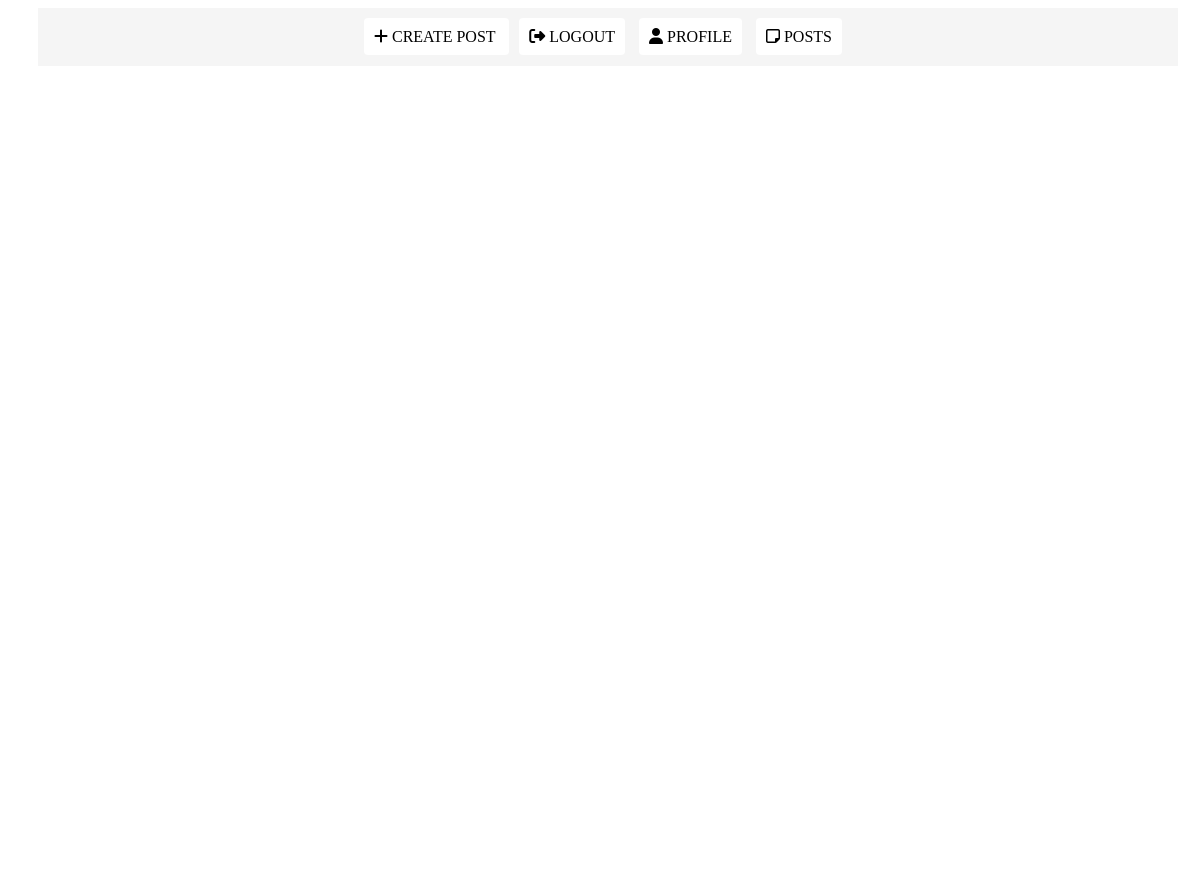
The app's page /view_posts/5, older data.
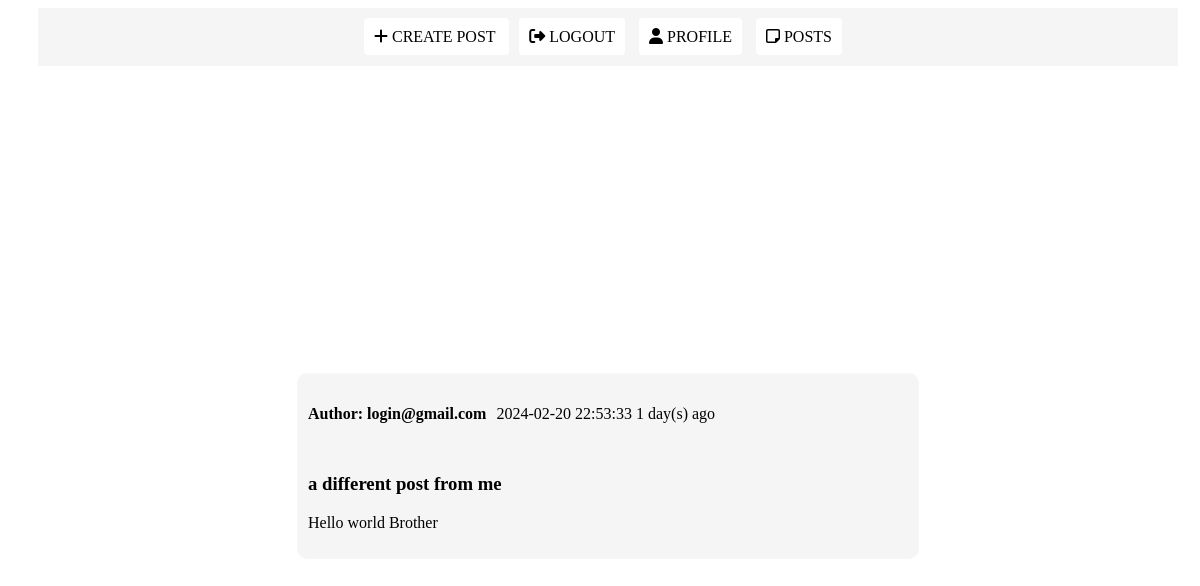
The same page, newer data.
### tables this page shows
CREATE TABLE posts (
    id INTEGER PRIMARY KEY AUTOINCREMENT,
    author TEXT NOT NULL,
    post TEXT NOT NULL,
    created_date TIMESTAMP DEFAULT CURRENT_TIMESTAMP
);

### app.py (the view)
@app.route("/view_posts/<int:post_id>")
def view_post_based_on_id(post_id):
    print(post_id, ' post_id')
    if post_id:
        query = 'SELECT * FROM posts WHERE id = ?'
        sqlite_conn = get_db()
        cursor = sqlite_conn.cursor()
        try:
            cursor.execute(query, (post_id,))
            posts = cursor.fetchall()
            formated_posts = []
            for post in posts:
                post_created = post[3]
                post_created_diff = (datetime.datetime.now() - datetime.datetime.strptime(post_created.split(' ')[0], "%Y-%m-%d")).days
                post_markdown_to_html_code = markdown.markdown(post[2])
                formated_posts.append((post[0], post[1], post_markdown_to_html_code, post[3], post_created_diff))
            return render_template("view_post.html", posts=formated_posts)
        except sqlite3.Error as e:
            print(e, "Error Bro")
            return json_response(message="Error")

### app.py (called while the page is built)
def get_db():
    db = getattr(g, '_database', None)
    if db is None:
        db = g._database = connect_to_sqlite()
    return db

@app.before_request
def check_session():
    to_be_checeed = ['/login', '/signup', '/main', '/posts', '/create_post', '/save_post', '/view_posts/', '/profile', '/chat']
    if request.path == '/login' or request.path == '/signup':
        return
    elif request.path in to_be_checeed:
        if 'session_id' not in session:
            return redirect(url_for('login_form'))

### database/db.py (called while the page is built)
def connect_to_sqlite():
    try:
        conn = sqlite3.connect('mistakes.sqlite3')
        return conn
    except sqlite3.Error as e:
        print(e)
        return None

### templates/view_post.html (shortened to what this page needs)
<!DOCTYPE html>
<html lang="en">
<head>
</head>
<body>
    <nav class="nav_bar">
        <div class="" style="margin: 20px;">
            <a href="/create_post" class="btn_link"><i class="fa fa-plus"></i> create post </a>
            <a href="/logout" class="btn_link"><i class="fa fa-sign-out"></i> Logout</a>
            <a href="/profile" class="btn_link"><i class="fa fa-user"></i> Profile</a>
            <a href="/view_posts/" class="btn_link"><i class="fa fa-sticky-note-o"></i> Posts</a>
        </div>
    </nav>
    <div class="post_info">
        {% for post in posts %}
            <div class="card">
                <div style="display: flex; justify-content: center; align-items: center; gap: 10px">
                    <h4>Author: {{ post[1] }}</h4>
                    <time> {{ post[3] }} {{post[4]}} day(s) ago</time>
                </div>
                <d class="post_content"> {{ post[2]|safe }}</d>
            </div>
        {% endfor %}
    </div>
</body>
</html>

### templates/view_post.html (style rules this page uses)
body { width: 100vw; overflow-x: hidden; }
.card { background-color: #f5f5f5; border-radius: 10px; border: 1px solid rgba( 255, 255, 255, 0.18 ); color: black; display: flex; justify-content: space-around; flex-flow: column wrap; align-items: start; line-clamp: 3; padding: 10px; width: 600px; max-height: 300px; gap: 10px; }
.post_info { background-color: white; width: 100vw; height: 100vh; display: flex; justify-content: center; align-items: start; overflow-x: hidden; display: flex; flex-flow: column wrap; justify-content: center; align-items: center; gap: 10px; }
.btn_link { background-color: white; border: none; outline: none; border-radius: 4px; color: black; text-transform: uppercase; cursor: pointer; transition: 0.5s; padding: 10px; font-style: normal; text-decoration: none; margin-top: 140px; }
.nav_bar { width: 95%; display: flex; justify-content: space-around; align-items: center; gap: 20px; background-color: #f5f5f5; margin-right: auto; margin-left: auto; }
a { margin-right: 10px; }
i { color: black; }

Row changes from the older to the newer data that the page shows:
added posts: author "login@gmail.com", created_date "2024-02-20 22:53:33", post "1", post "a different post from me Hello world Brother"
